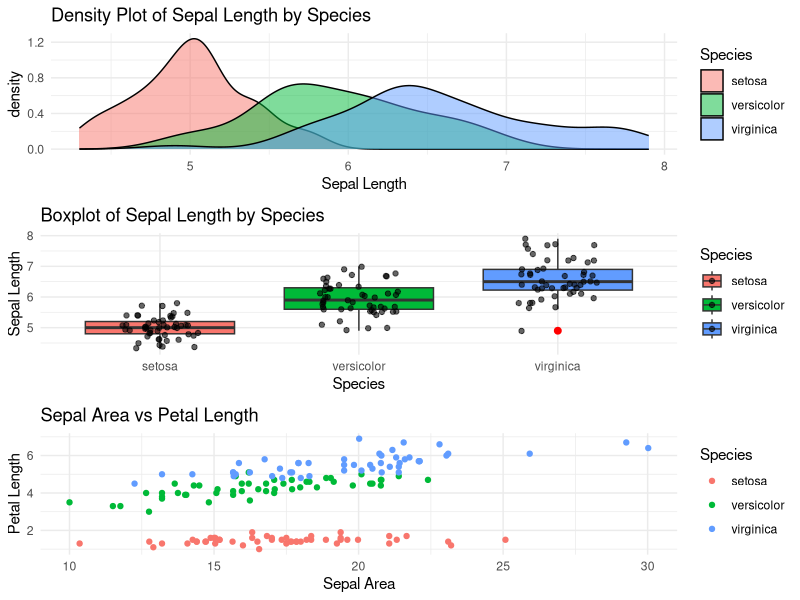
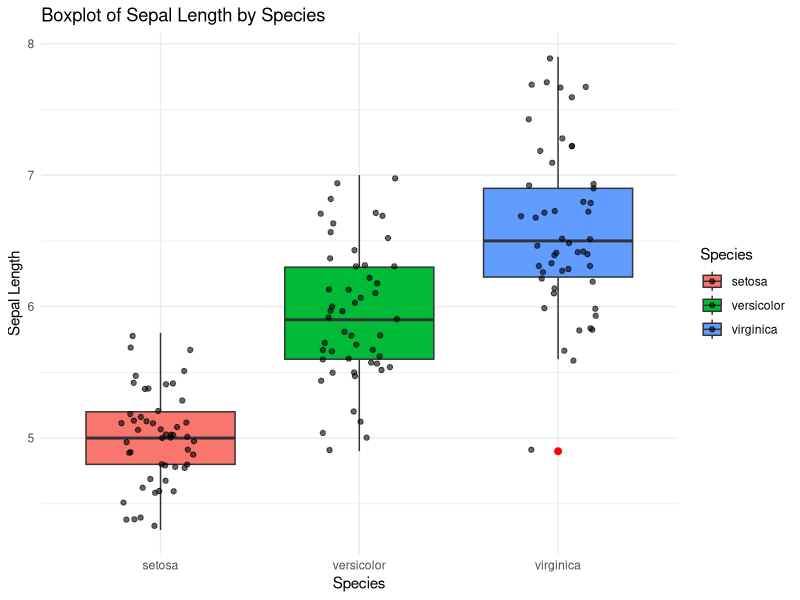
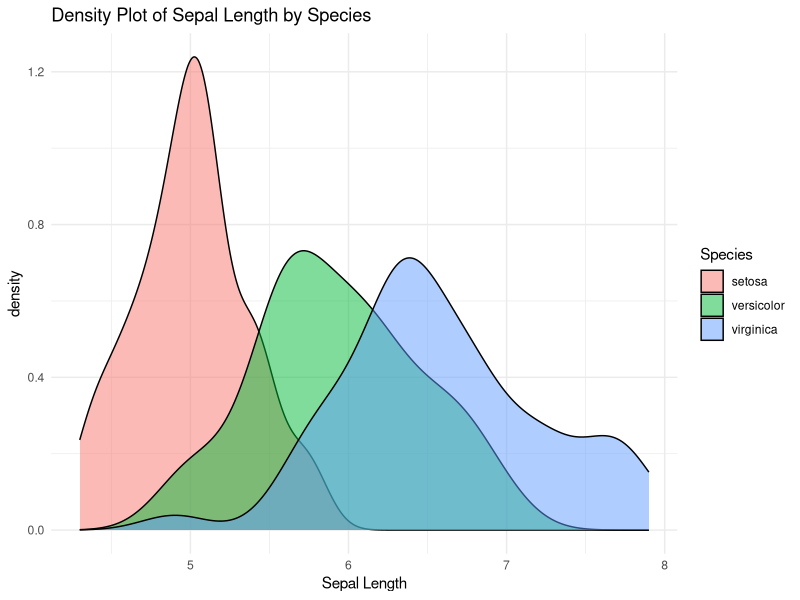
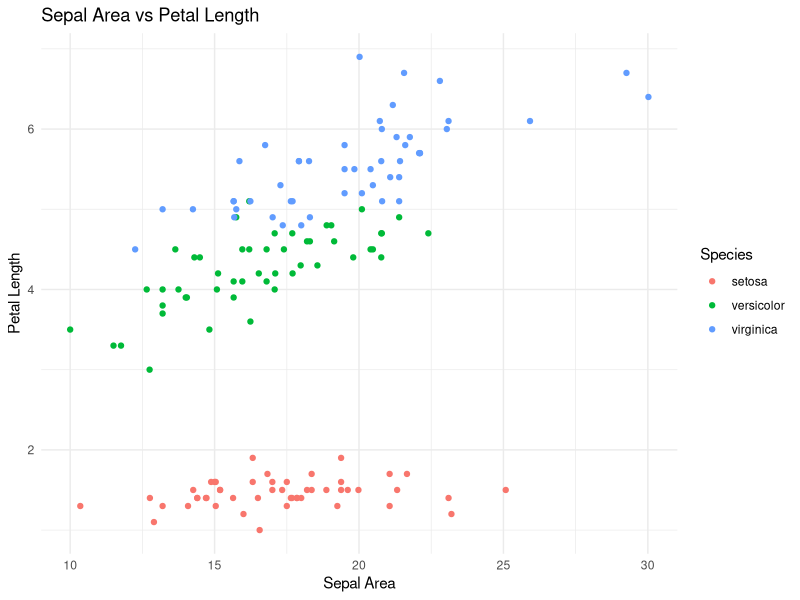

These figures' R source, in order:
install.packages("GGally")
library(tidyverse)
library(ggplot2)
library(cowplot)
library(GGally)
library(patchwork)

# Load and preprocess the dataset
data(iris)
df <- iris %>%
  mutate(Species = as.factor(Species))


# Summary statistics
summary_stats <- df %>%
  group_by(Species) %>%
  summarise(across(everything(), list(mean = mean, sd = sd), .names = "{col}_{fn}"))

print(summary_stats)

# Correlation matrix
correlation_matrix <- df %>%
  select(-Species) %>%
  cor()

# Pair plots with GGally
pair_plot <- ggpairs(df, aes(color = Species)) +
  theme_minimal()

# Advanced Visualizations
# Boxplot with jitter
boxplot_plot <- ggplot(df, aes(x = Species, y = Sepal.Length, fill = Species)) +
  geom_boxplot(outlier.size = 2, outlier.colour = "red") +
  geom_jitter(width = 0.2, alpha = 0.6) +
  labs(title = "Boxplot of Sepal Length by Species", x = "Species", y = "Sepal Length") +
  theme_minimal()

# Density plots
density_plot <- ggplot(df, aes(x = Sepal.Length, fill = Species)) +
  geom_density(alpha = 0.5) +
  labs(title = "Density Plot of Sepal Length by Species", x = "Sepal Length") +
  theme_minimal()

# Feature engineering: Create a new feature - Sepal.Area
df <- df %>%
  mutate(Sepal.Area = Sepal.Length * Sepal.Width)

# Plot Sepal.Area vs Petal.Length
feature_plot <- ggplot(df, aes(x = Sepal.Area, y = Petal.Length, color = Species)) +
  geom_point() +
  labs(title = "Sepal Area vs Petal Length", x = "Sepal Area", y = "Petal Length") +
  theme_minimal()

# Arrange plots using patchwork
plot_grid(density_plot, boxplot_plot, feature_plot, ncol = 1)

# Save plots to files
ggsave("boxplot_plot.png", plot = boxplot_plot)
ggsave("density_plot.png", plot = density_plot)
ggsave("feature_plot.png", plot = feature_plot)
